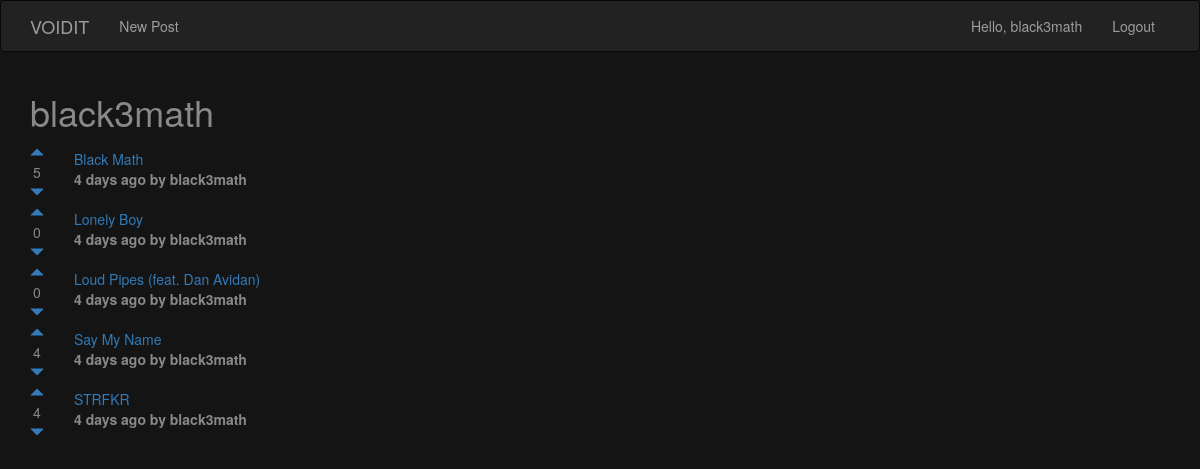
The page /posts/2/userPosts on the database its author committed.
### posts/models.py (models this page shows, shortened)
class Post(models.Model):
	title = models.CharField(max_length=200)
	url = models.TextField()
	pub_date = models.DateTimeField()
	author = models.ForeignKey(User)
	votes_total = models.IntegerField(default=0)

### posts/views.py (the view)
# urls.py: url(r'^(?P<pk>[0-9]+)/userPosts', views.userPosts, name='userPosts'),
def userPosts(request, pk):
	user = User.objects.get(pk=pk)
	posts = Post.objects.filter(author=user)
	posts = posts.order_by('-pub_date')
	return render(request, 'posts/userPosts.html', {'posts':posts, 'user':user})

### posts/templatetags/postsTags.py (called while the page is built)
@register.filter
def timesincemin(value):
    return timesince(value).split(', ')[0]

### posts/templates/posts/userPosts.html (shortened to what this page needs)
<!DOCTYPE html>
<html lang="en">
  <head>
    <link rel="stylesheet" href="https://maxcdn.bootstrapcdn.com/bootstrap/3.3.7/css/bootstrap.min.css">
  </head>
	<body style="background-color:#141414; color:#8A8888;" >
		{% extends 'navigationBar.html' %}
		{% block content %}
		<div class="container">
			<h1>{{ user.username }}</h1>
			{% load postsTags %}
			<div>
				{% for post in posts.all %}
				<div style="overflow:auto;display:flex;align-items:center;">
					<div style="float:left;">
						<a href="#" onClick="document.getElementById('upvote{{ post.id }}').submit()"><span class="glyphicon glyphicon-triangle-top" aria-hidden="true"></span></a></br>
						<div style="text-align:center;">{{ post.votes_total }}</div>
						<a href="#" onClick="document.getElementById('downvote{{ post.id }}').submit()"><span class="glyphicon glyphicon-triangle-bottom" aria-hidden="true"></span></a>
					</div>
					<div style="padding-left:30px;">
						<a href="{{ post.url }}">{{ post.title }}</a></br>
						<label>{{ post.pub_date|timesincemin }} ago by {{ post.author.username }}</label>
					</div>
				</div>
				{% endfor %}
			</div>
		</div>
		{% endblock %}

### templates/navigationBar.html (shortened to what this page needs)
<nav class="navbar navbar-inverse">
	<div class="container">
		<div class="navbar-header">
			<a class="navbar-brand" href="{% url 'home' %}">VOIDIT</a>
		</div>
		<div class="collapse navbar-collapse" id="myNav">
			<ul class="nav navbar-nav">
				<li><a href="{% url 'posts:newPost' %}">New Post</a></li>
			</ul>
			<ul class="nav navbar-nav navbar-right">
				{% if user.is_authenticated %}
				<li><a href="#">Hello, {{ user.username }}</a></li>
				<li>
					<a href="#" onClick="document.getElementById('logout').submit()">Logout</a>
				</li>
				{% else %}
				<li><a href="{% url 'accounts:login' %}">Login</a></li>
				<li><a href="{% url 'accounts:signup' %}">Signup</a></li>
				{% endif %}
			</ul>
		</div>
	</div>
</nav>
{% block content %}
{% endblock %}

### rows shown on the page
Post: votes_total "5", title "Black Math", pub_date "4 days", author.username "black3math"
Post: votes_total "0", title "Lonely Boy", pub_date "4 days", author.username "black3math"
Post: votes_total "0", title "Loud Pipes (feat. Dan Avidan)", pub_date "4 days", author.username "black3math"
Post: votes_total "4", title "Say My Name", pub_date "4 days", author.username "black3math"
Post: votes_total "4", title "STRFKR", pub_date "4 days", author.username "black3math"

### other values the page prints
{{ user.username }} "black3math"
